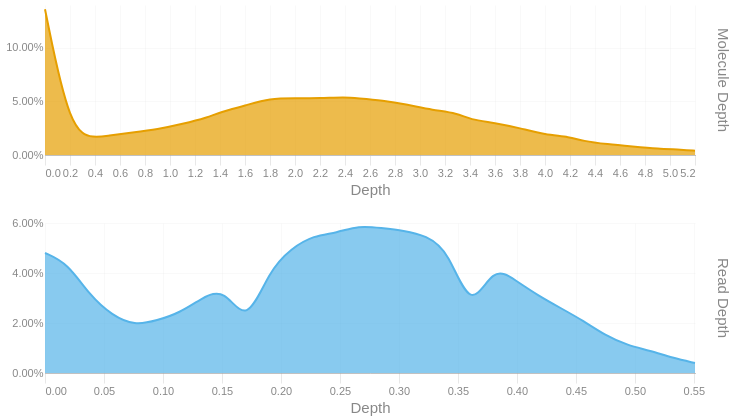

Here is the notebook cell this chart was saved with:
### Code cell
readdep = depth_hist(tb['Read Depth'], q99, 3)
readdep = readdep.with_columns(pl.lit('Read Depth').alias('Metric'))
if not SKIPLR:
    moldep = depth_hist(tb['Molecule Depth'], mol_q99, 1)
    moldep = moldep.with_columns(pl.lit('Molecule Depth').alias('Metric'))
    _hist = pl.concat([readdep, moldep])
    _hist = _hist.filter(pl.col('Proportion') != 0)
    with SafeRender(_hist):
        (
            alt.Chart(_hist)        
            .mark_area(interpolate = "basis")
            .encode(
                x=alt.X('Bin:Q').scale(domainMin=0).axis(alt.Axis(title='Depth')),
                y = alt.Y('Proportion:Q', title = None).axis(format = '.2%'),
                color = alt.Color('Metric:N').legend(None),
                row = alt.Row("Metric:N").header(title = None, labelOrient = 'right'),
                tooltip = [
                    alt.Tooltip("Metric:N", title = "Metric"),
                    alt.Tooltip('Interval:N', title = "Depth Interval"),
                    alt.Tooltip('Proportion:Q', title = "% Alignments").format('.2%')
                ]
            )
            .resolve_scale(x='independent', y='independent')
            .properties(
                height = 150, width = 650,
                usermeta={'embedOptions': {'downloadFileName': f'{samplename}.depth.hist'}}
            )
        ).display()
else:
    readdep = readdep.filter(pl.col('Proportion') != 0)
    with SafeRender(readdep):
        (
            alt.Chart(readdep)        
            .mark_area(interpolate = "basis")
            .encode(
                x=alt.X('Bin:Q').scale(domainMin=0).axis(alt.Axis(title='Depth')),
                y = alt.Y('Proportion:Q', title = None).axis(format = '.2%'),
                tooltip = [
                    alt.Tooltip('Interval:N', title = "Depth Interval"),
                    alt.Tooltip('Proportion:Q', title = "% Alignments").format('.2%')
                ]
            )
            .properties(
                usermeta={'embedOptions': {'downloadFileName': f'{samplename}.depth.hist'}}
            )
        ).display()

### Figure 1 — Vega-Lite specification as saved in the notebook (floating-point values rounded to 4 significant figures)
{"width": 650, "height": 150, "config": {"title": {"anchor": "start", "dy": -15, "fontSize": 18, "color": "#888888", "subtitleColor": "#888888", "subtitleFontSize": 14}, "arc": {"fill": "#0072B2"}, "axis": {"domainColor": "#888888", "domainWidth": 0.5, "gridWidth": 0.2, "grid": false, "titleFontWeight": 400, "titleFontSize": 15, "labelFontSize": 11, "labelColor": "#888888", "tickColor": "#888888", "tickWidth": 0.2, "titleColor": "#888888"}, "axisBand": {"grid": false}, "axisX": {"grid": true, "tickSize": 10, "domainCap": "round"}, "axisY": {"domain": false, "grid": true, "tickSize": 0, "domainCap": "round"}, "background": "transparent", "header": {"labelFontSize": 15, "labelColor": "#888888", "titleFontSize": 15, "titleFontWeight": 600, "titleColor": "#888888"}, "legend": {"labelFont": "sans-serif", "labelFontSize": 12, "labelColor": "#888888", "symbolSize": 100, "symbolType": "circle", "titleFontSize": 12, "titlePadding": 10, "titleColor": "#888888", "title": null}, "range": {"category": ["#E69F00", "#56B4E9", "#009E73", "#F0E442", "#0072B2", "#D55E00", "#CC79A7", "#000000"], "diverging": ["#cfe8f3", "#a2d4ec", "#73bfe2", "#46abdb", "#1696d2", "#12719e"]}, "area": {"fill": "#0072B2", "fillOpacity": 0.7, "line": true, "strokeOpacity": 0.7}, "line": {"color": "#0072B2", "stroke": "#0072B2", "strokeWidth": 2}, "trail": {"color": "#0072B2", "stroke": "#0072B2", "strokeWidth": 0, "size": 1}, "point": {"filled": true, "fillOpacity": 1.0, "size": 95}, "text": {"color": "#888888", "fontSize": 11, "align": "right", "fontWeight": 400, "size": 11}, "bar": {"fill": "#0072B2", "stroke": null}, "view": {"stroke": null, "continuousWidth": 660, "continuousHeight": 400}}, "data": {"name": "data-8f7a58fd8090b76657583407c579b673"}, "mark": {"type": "area", "interpolate": "basis"}, "encoding": {"color": {"field": "Metric", "legend": null, "type": "nominal"}, "row": {"field": "Metric", "header": {"title": null, "labelOrient": "right"}, "type": "nominal"}, "tooltip": [{"field": "Metric", "title": "Metric", "type": "nominal"}, {"field": "Interval", "title": "Depth Interval", "type": "nominal"}, {"field": "Proportion", "format": ".2%", "title": "% Alignments", "type": "quantitative"}], "x": {"axis": {"title": "Depth"}, "field": "Bin", "scale": {"domainMin": 0}, "type": "quantitative"}, "y": {"axis": {"format": ".2%"}, "field": "Proportion", "title": null, "type": "quantitative"}}, "resolve": {"scale": {"x": "independent", "y": "independent"}}, "usermeta": {"embedOptions": {"downloadFileName": "TF26LRJL0032_5B_10484332_23Y22YLT4_L7.depth.hist"}}, "$schema": "https://vega.github.io/schema/vega-lite/v6.4.1.json", "datasets": {"data-8f7a58fd8090b76657583407c579b673": [{"Bin": 0.0, "Interval": "0.0-0.019", "Proportion": 0.048, "Metric": "Read Depth"}, {"Bin": 0.019, "Interval": "0.019-0.038", "Proportion": 0.044, "Metric": "Read Depth"}, {"Bin": 0.038, "Interval": "0.038-0.057", "Proportion": 0.031, "Metric": "Read Depth"}, {"Bin": 0.057, "Interval": "0.057-0.076", "Proportion": 0.023, "Metric": "Read Depth"}, {"Bin": 0.076, "Interval": "0.076-0.095", "Proportion": 0.019, "Metric": "Read Depth"}, {"Bin": 0.095, "Interval": "0.095-0.114", "Proportion": 0.021, "Metric": "Read Depth"}, {"Bin": 0.114, "Interval": "0.114-0.133", "Proportion": 0.024, "Metric": "Read Depth"}, {"Bin": 0.133, "Interval": "0.133-0.152", "Proportion": 0.03, "Metric": "Read Depth"}, {"Bin": 0.152, "Interval": "0.152-0.171", "Proportion": 0.034, "Metric": "Read Depth"}, {"Bin": 0.171, "Interval": "0.171-0.19", "Proportion": 0.019, "Metric": "Read Depth"}, {"Bin": 0.19, "Interval": "0.19-0.209", "Proportion": 0.041, "Metric": "Read Depth"}, {"Bin": 0.209, "Interval": "0.209-0.228", "Proportion": 0.05, "Metric": "Read Depth"}, {"Bin": 0.228, "Interval": "0.228-0.247", "Proportion": 0.055, "Metric": "Read Depth"}, {"Bin": 0.247, "Interval": "0.247-0.266", "Proportion": 0.056, "Metric": "Read Depth"}, {"Bin": 0.266, "Interval": "0.266-0.285", "Proportion": 0.059, "Metric": "Read Depth"}, {"Bin": 0.285, "Interval": "0.285-0.304", "Proportion": 0.058, "Metric": "Read Depth"}, {"Bin": 0.304, "Interval": "0.304-0.323", "Proportion": 0.057, "Metric": "Read Depth"}, {"Bin": 0.323, "Interval": "0.323-0.342", "Proportion": 0.055, "Metric": "Read Depth"}, {"Bin": 0.342, "Interval": "0.342-0.361", "Proportion": 0.049, "Metric": "Read Depth"}, {"Bin": 0.361, "Interval": "0.361-0.38", "Proportion": 0.024, "Metric": "Read Depth"}, {"Bin": 0.38, "Interval": "0.38-0.399", "Proportion": 0.043, "Metric": "Read Depth"}, {"Bin": 0.399, "Interval": "0.399-0.418", "Proportion": 0.037, "Metric": "Read Depth"}, {"Bin": 0.418, "Interval": "0.418-0.437", "Proportion": 0.031, "Metric": "Read Depth"}, {"Bin": 0.437, "Interval": "0.437-0.456", "Proportion": 0.026, "Metric": "Read Depth"}, {"Bin": 0.456, "Interval": "0.456-0.475", "Proportion": 0.021, "Metric": "Read Depth"}, {"Bin": 0.475, "Interval": "0.475-0.494", "Proportion": 0.015, "Metric": "Read Depth"}, {"Bin": 0.494, "Interval": "0.494-0.513", "Proportion": 0.011, "Metric": "Read Depth"}, {"Bin": 0.513, "Interval": "0.513-0.532", "Proportion": 0.009, "Metric": "Read Depth"}, {"Bin": 0.532, "Interval": "0.532-0.551", "Proportion": 0.006, "Metric": "Read Depth"}, {"Bin": 0.551, "Interval": "0.551-0.57", "Proportion": 0.004, "Metric": "Read Depth"}, {"Bin": 0.0, "Interval": "0.0-0.2", "Proportion": 0.136, "Metric": "Molecule Depth"}, {"Bin": 0.2, "Interval": "0.2-0.4", "Proportion": 0.021, "Metric": "Molecule Depth"}, {"Bin": 0.4, "Interval": "0.4-0.5", "Proportion": 0.016, "Metric": "Molecule Depth"}, {"Bin": 0.5, "Interval": "0.5-0.7", "Proportion": 0.018, "Metric": "Molecule Depth"}, {"Bin": 0.7, "Interval": "0.7-0.9", "Proportion": 0.021, "Metric": "Molecule Depth"}, {"Bin": 0.9, "Interval": "0.9-1.1", "Proportion": 0.024, "Metric": "Molecule Depth"}, {"Bin": 1.1, "Interval": "1.1-1.3", "Proportion": 0.029, "Metric": "Molecule Depth"}, {"Bin": 1.3, "Interval": "1.3-1.4", "Proportion": 0.035, "Metric": "Molecule Depth"}, {"Bin": 1.4, "Interval": "1.4-1.6", "Proportion": 0.04, "Metric": "Molecule Depth"}, {"Bin": 1.6, "Interval": "1.6-1.8", "Proportion": 0.046, "Metric": "Molecule Depth"}, {"Bin": 1.8, "Interval": "1.8-2.0", "Proportion": 0.053, "Metric": "Molecule Depth"}, {"Bin": 2.0, "Interval": "2.0-2.2", "Proportion": 0.053, "Metric": "Molecule Depth"}, {"Bin": 2.2, "Interval": "2.2-2.4", "Proportion": 0.053, "Metric": "Molecule Depth"}, {"Bin": 2.4, "Interval": "2.4-2.5", "Proportion": 0.054, "Metric": "Molecule Depth"}, {"Bin": 2.5, "Interval": "2.5-2.7", "Proportion": 0.053, "Metric": "Molecule Depth"}, {"Bin": 2.7, "Interval": "2.7-2.9", "Proportion": 0.051, "Metric": "Molecule Depth"}, {"Bin": 2.9, "Interval": "2.9-3.1", "Proportion": 0.047, "Metric": "Molecule Depth"}, {"Bin": 3.1, "Interval": "3.1-3.3", "Proportion": 0.042, "Metric": "Molecule Depth"}, {"Bin": 3.3, "Interval": "3.3-3.4", "Proportion": 0.039, "Metric": "Molecule Depth"}, {"Bin": 3.4, "Interval": "3.4-3.6", "Proportion": 0.033, "Metric": "Molecule Depth"}, {"Bin": 3.6, "Interval": "3.6-3.8", "Proportion": 0.03, "Metric": "Molecule Depth"}, {"Bin": 3.8, "Interval": "3.8-4.0", "Proportion": 0.025, "Metric": "Molecule Depth"}, {"Bin": 4.0, "Interval": "4.0-4.2", "Proportion": 0.019, "Metric": "Molecule Depth"}, {"Bin": 4.2, "Interval": "4.2-4.3", "Proportion": 0.017, "Metric": "Molecule Depth"}, {"Bin": 4.3, "Interval": "4.3-4.5", "Proportion": 0.013, "Metric": "Molecule Depth"}, {"Bin": 4.5, "Interval": "4.5-4.7", "Proportion": 0.01, "Metric": "Molecule Depth"}, {"Bin": 4.7, "Interval": "4.7-4.9", "Proportion": 0.008, "Metric": "Molecule Depth"}, {"Bin": 4.9, "Interval": "4.9-5.1", "Proportion": 0.006, "Metric": "Molecule Depth"}, {"Bin": 5.1, "Interval": "5.1-5.2", "Proportion": 0.005, "Metric": "Molecule Depth"}, {"Bin": 5.2, "Interval": "5.2-5.43", "Proportion": 0.004, "Metric": "Molecule Depth"}]}}
